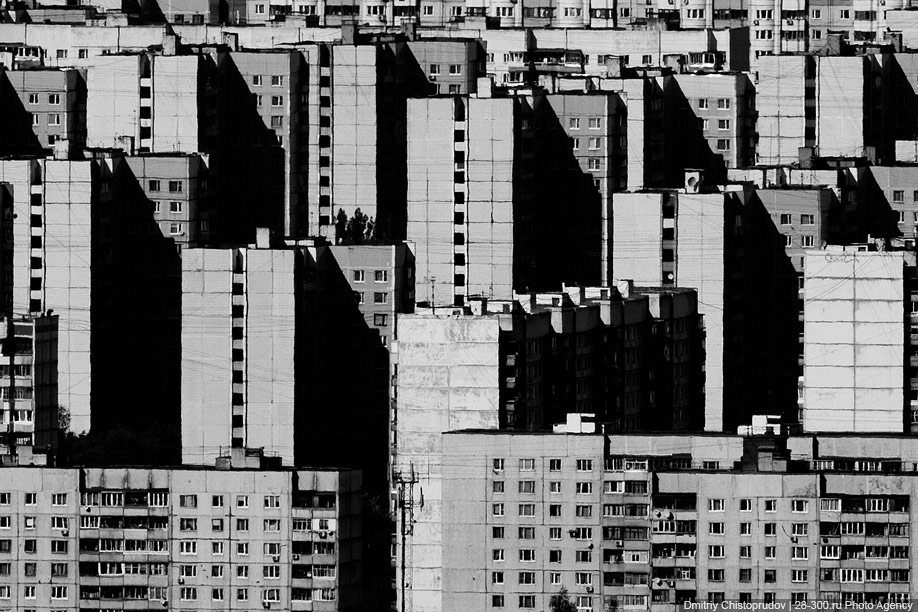
#> input picture moscow.jpg, 918 x 612 px
$ python filter.py
#> lines starting #> are read from the running program, lines starting #| are printed output that depends on the picture
import cv2 as cv
import numpy as np
from matplotlib import pyplot as plt

# Create a dummy input image.
canvas = np.zeros((100, 100), dtype=np.uint8)
#canvas = cv2.circle(canvas, (50, 50), 20, (255,), -1)
canvas = cv.imread('moscow.jpg')
#> canvas is the input picture: shape (612, 918, 3); min 0, max 255, mean 103.3

plt.imshow(canvas)
plt.show()

kernel = np.array([[-0.5, 0.5]])

dst = cv.filter2D(canvas, -1, kernel)
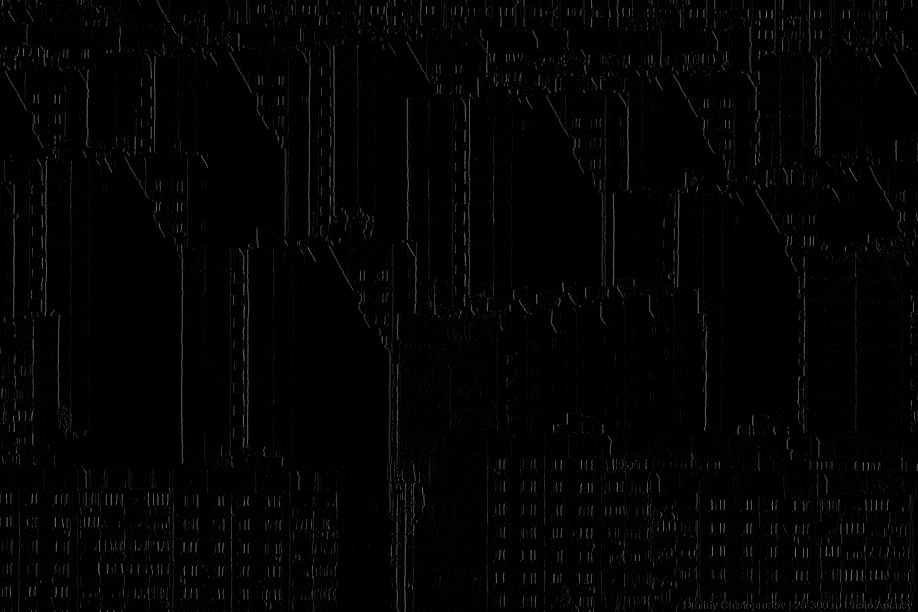
#> dst: shape (612, 918, 3); min 0, max 118, mean 3.6
plt.imshow(dst)
plt.show()

$ run again, with 111.jpg copied over moscow.jpg
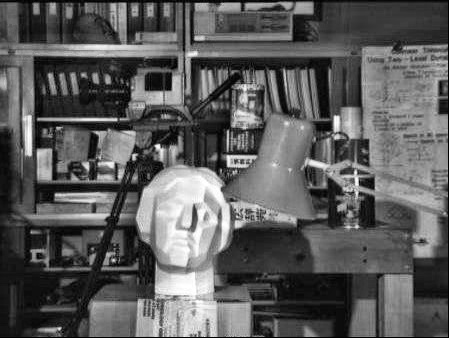
#> input picture 111.jpg, 449 x 338 px
#> canvas is the input picture: shape (338, 449, 3); min 0, max 255, mean 91.3
#> `dst = cv.filter2D(canvas, -1, kernel)`:
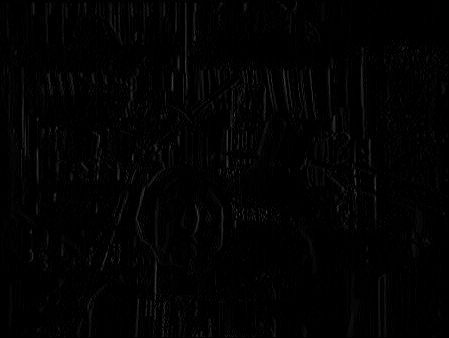
#> dst: shape (338, 449, 3); min 0, max 67, mean 2.4

$ run again, with cl_1.jpg copied over moscow.jpg
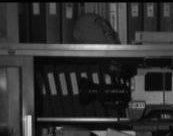
#> input picture cl_1.jpg, 173 x 136 px
#> canvas is the input picture: shape (136, 173, 3); min 0, max 225, mean 49.9
#> `dst = cv.filter2D(canvas, -1, kernel)`:
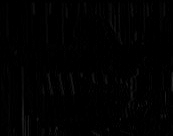
#> dst: shape (136, 173, 3); min 0, max 42, mean 1.5
